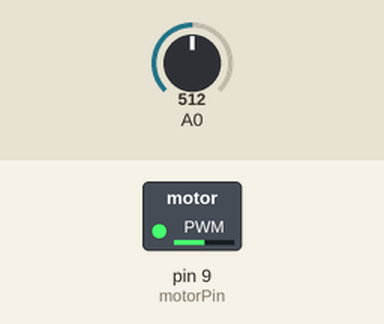
This sketch was run on a simulated Arduino Uno, built with avr-gcc and run on an emulated ATmega328P. Parts: switched loads named in the sketch (green lamp = pin HIGH). The inputs (shaded band) are chosen by the test bench; at power-on: A0 = 512.

Above: at 1.2 s.
1.3 s: A0 set to 716
At 2.1 s:
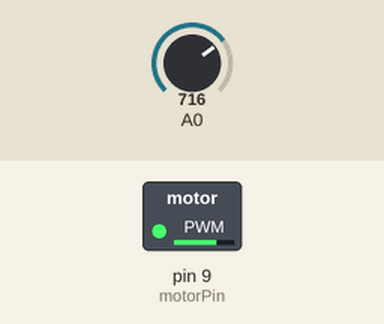
2.8 s: A0 set to 900
At 3.2 s:
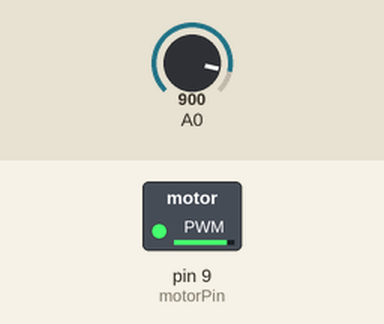
4.3 s: A0 set to 122
At 5.5 s:
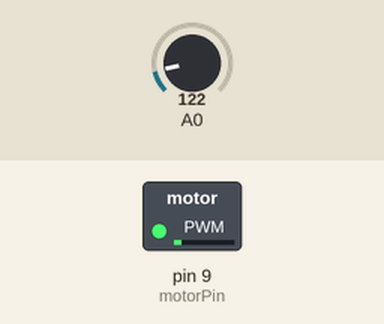
5.8 s: A0 set to 0
At 6.7 s:
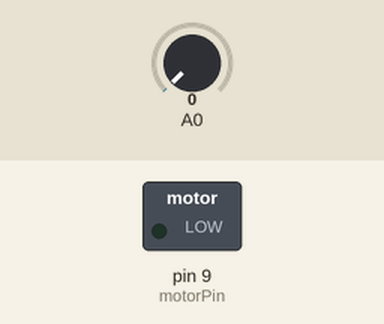
Timing chart, 0 to 8.3 s (numbered marks = the images above; inputs shaded):
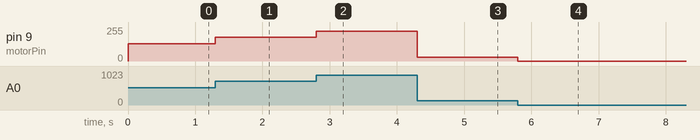

Measured:
- after the input at 1.3 s, pin 9 (motorPin): 128/255 → 179/255 at once
- after the input at 2.8 s, pin 9 (motorPin): 179/255 → 225/255 at once
- after the input at 4.3 s, pin 9 (motorPin): 225/255 → 30/255 at once
- after the input at 5.8 s, pin 9 (motorPin): 30/255 → 0/255 at once

The sketch:

potenciometro_molillo.ino
```cpp
const int motorPin = 9;
int potenciometroValue =0;
int motorValue =0;
void setup() {
pinMode(motorPin,OUTPUT);
}
void loop() {
potenciometroValue = analogRead(A0);
motorValue = potenciometroValue/4;
analogWrite(motorPin,motorValue);
}
```
